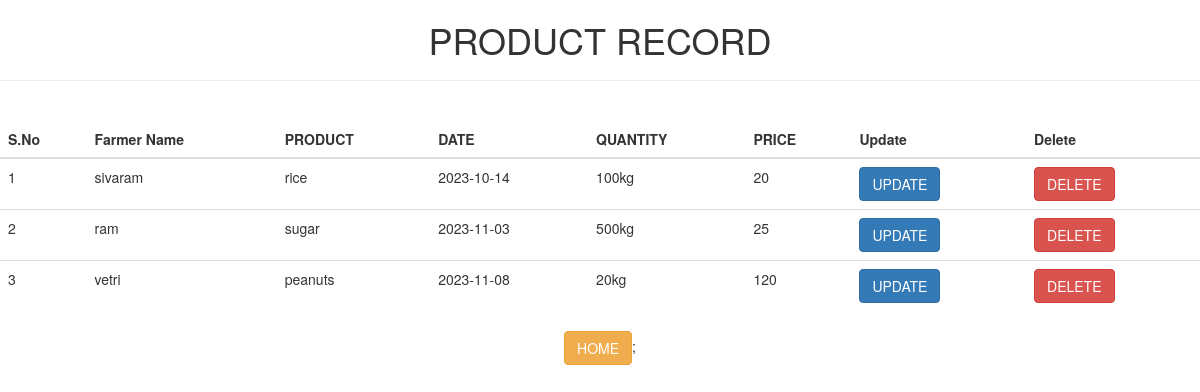
The app's page /pro with its own data.
### tables this page shows
CREATE TABLE item1(pid integer primary key,
            Name text,products text,Day date,quantity text,price int);

### web.py (the view)
@app.route('/pro')
def pro():
    con=sqlite3.connect('data2.db')
    con.row_factory=sqlite3.Row
    cur=con.cursor()
    cur.execute("select  * from item1")
    data=cur.fetchall()
    con.close()
    return render_template('pro.html',data=data)

### templates/pro.html (shortened to what this page needs)
<!DOCTYPE html>
<html lang="en">
<head>
 <link rel="stylesheet" href="https://maxcdn.bootstrapcdn.com/bootstrap/3.4.1/css/bootstrap.min.css">
</head>
<body>
    <div class="main">
       <center> <h1>PRODUCT RECORD<hr></h1></center>
        <div align="center"class="table">
            <br>
       <table class="table table-border" >
        <thead>
            <tr>
                <th>S.No</th>
                <th>Farmer Name</th>
                <th>PRODUCT</th>
                <th>DATE</th>
                <th>QUANTITY</th>
                <th>PRICE</th>
                <th>Update</th>
                <th>Delete</th>
            </tr>
        </thead>
       <tbody>
        {% for res in data %}
        {%set i=loop.index %}
        <tr>
            <td>{{i}}</td>
            <td>{{res["Name"]}}</td>
            <td>{{res["products"]}}</td>
            <td>{{res["Day"]}}</td>
            <td>{{res["quantity"]}}</td>
            <td>{{res["price"]}}</td>
            <td><a href=" {{url_for('modify',id=res['pid'])}}"class="btn btn-primary">UPDATE</a></td>
            <td><a href=" {{url_for('clear',id=res['pid'])}}"class="btn btn-danger">DELETE</a></td>
        </tr>
        {% endfor %}
       </tbody>
       </table>
       <div>
        <a href="{{url_for('main1')}}"class ="btn btn-warning pull right">HOME</a>;
       </div>
    </div>
   </div>
</body>
</html>

### records on screen
item1: pid "1", Name "sivaram", products "rice", Day "2023-10-14", quantity "100kg", price "20"
item1: pid "2", Name "ram", products "sugar", Day "2023-11-03", quantity "500kg", price "25"
item1: pid "3", Name "vetri", products "peanuts", Day "2023-11-08", quantity "20kg", price "120"
